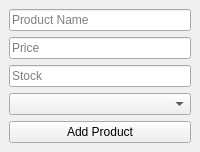
<?xml version="1.0" encoding="UTF-8"?>
<ui version="4.0">
 <class>AddProductWindow</class>
 <widget class="QMainWindow" name="AddProductWindow">
  <widget class="QWidget" name="centralWidget">
   <layout class="QVBoxLayout" name="verticalLayout">
    <item>
     <widget class="QLineEdit" name="nameEdit">
      <property name="placeholderText">
       <string>Product Name</string>
      </property>
     </widget>
    </item>
    <item>
     <widget class="QLineEdit" name="priceEdit">
      <property name="placeholderText">
       <string>Price</string>
      </property>
     </widget>
    </item>
    <item>
     <widget class="QLineEdit" name="stockEdit">
      <property name="placeholderText">
       <string>Stock</string>
      </property>
     </widget>
    </item>
    <item>
     <widget class="QComboBox" name="categoryCombo"/>
    </item>
    <item>
     <widget class="QPushButton" name="addButton">
      <property name="text">
       <string>Add Product</string>
      </property>
     </widget>
    </item>
   </layout>
  </widget>
 </widget>
 <resources/>
 <connections/>
</ui>
